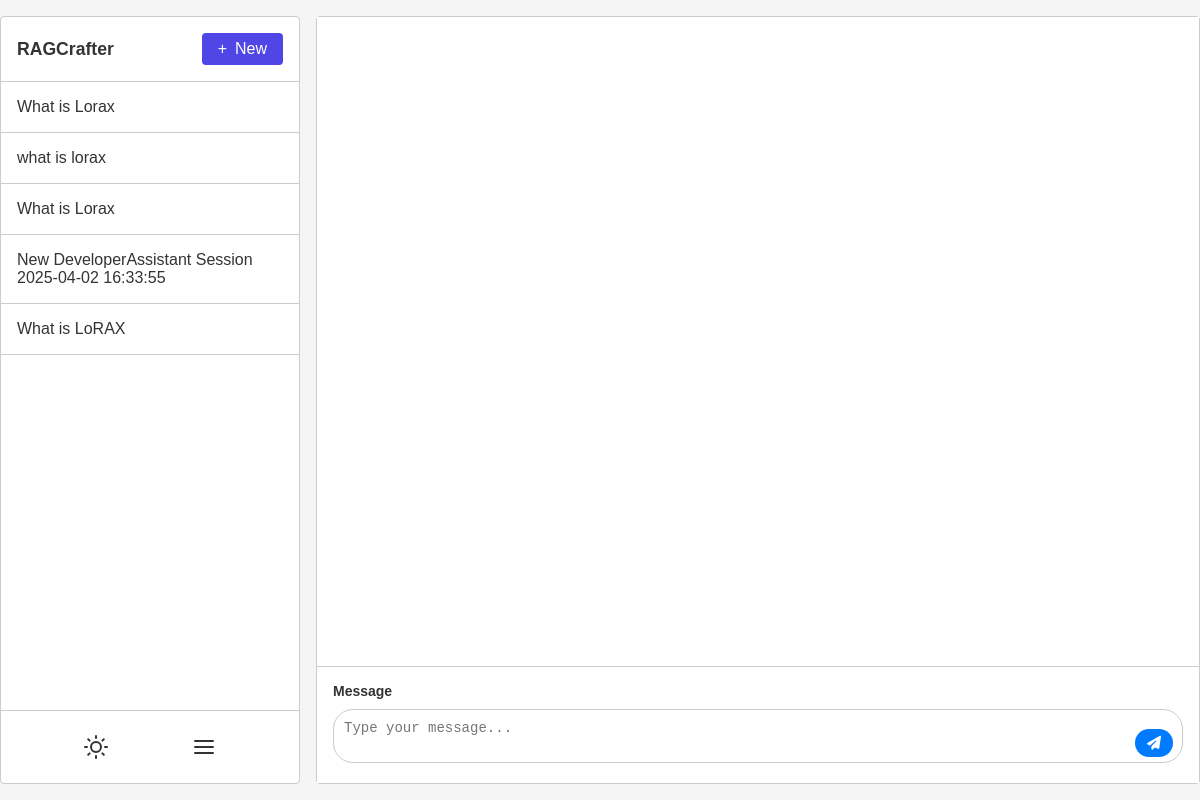
The app's page /developerassistant/, older data.
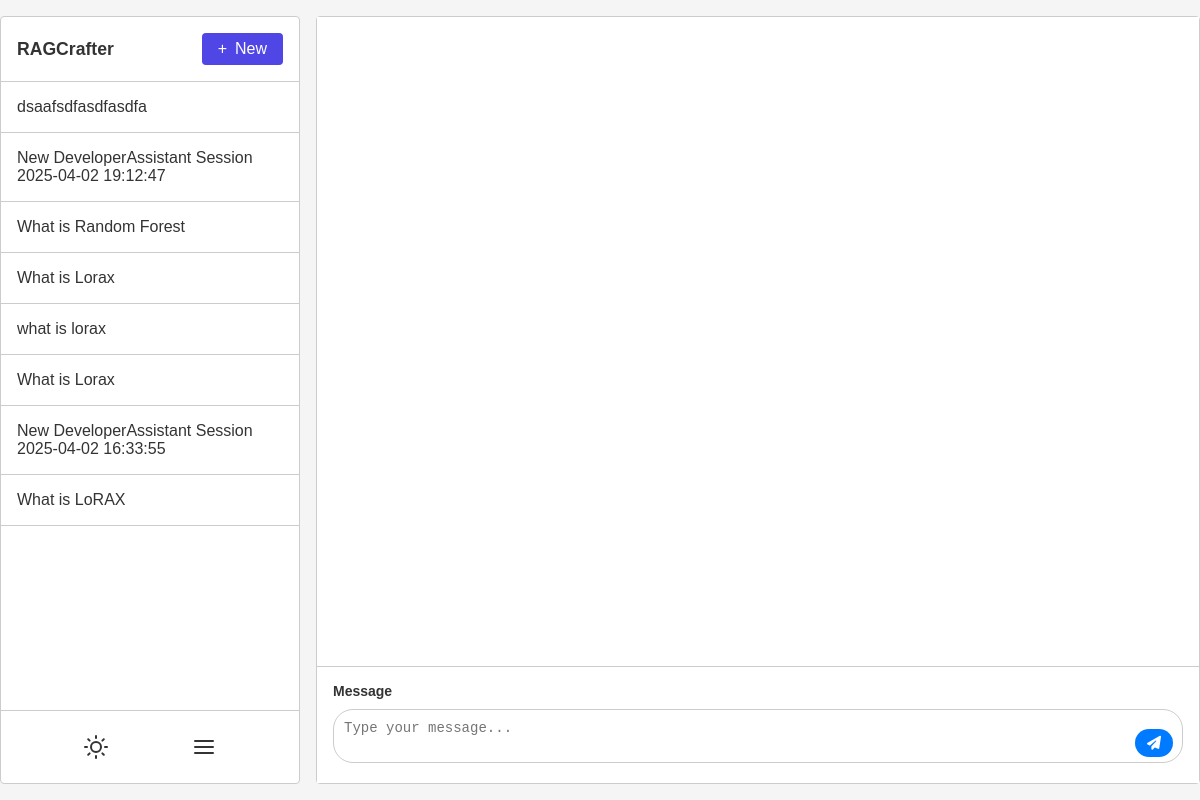
The same page, newer data.
### tables this page shows
CREATE TABLE chat_developerassistant (
                id INTEGER PRIMARY KEY AUTOINCREMENT,
                name TEXT NOT NULL,
                summary TEXT,
                pending_text TEXT,
                language_model TEXT NOT NULL,
                start_chat TEXT NOT NULL
            );

### developerassistant.py (the view, shortened to what this page needs)
@developerassistant_bp.route("/", methods=["GET", "POST"])
def generate_story():
    with sqlite3.connect('database.db') as conn:
        cursor = conn.cursor()
        cursor.execute('SELECT * FROM chat_developerassistant ORDER BY start_chat DESC')
        chats = cursor.fetchall()
    return render_template("developerassistant.html", chats=chats)

### templates/developerassistant.html (shortened to what this page needs)
<!DOCTYPE html>
<html lang="en">
<head>
<link rel="stylesheet" href="https://cdnjs.cloudflare.com/ajax/libs/font-awesome/6.5.1/css/all.min.css">
</head>
<body>
  <main class="main-container">
    <aside class="sidebar">
      <div class="sidebar-header">
        <span class="sidebar-title">RAGCrafter</span>
        <button class="new-chat-btn" onclick="createNewChat()">
          <span class="btn-icon">+</span>
          <span class="btn-text">New</span>
        </button>
      </div>
      <ul id="sidebarList" class="sidebar-list">
        {% for chat in chats %}
        <li class="sidebar-item" onclick="selectChat({{ chat[0] }})">
          {{ chat[1] }}
        </li>
        {% endfor %}
      </ul>
      <div class="sidebar-footer">
        <button class="toggle-mode-btn" onclick="toggleDarkMode()">
        </button>
        <button class="sidebar-toggle-btn" onclick="toggleSidebar()" title="Partial Hide Sidebar">
          <svg xmlns="http://www.w3.org/2000/svg" width="24" height="24"
               fill="none" stroke="currentColor" stroke-width="2"
               stroke-linecap="round" stroke-linejoin="round">
            <line x1="3" y1="12" x2="21" y2="12"></line>
            <line x1="3" y1="6" x2="21" y2="6"></line>
            <line x1="3" y1="18" x2="21" y2="18"></line>
          </svg>
        </button>
      </div>
    </aside>
    <section class="chat-section">
      <div id="chatWindow" class="chat-window">
      </div>
      <div class="input-bar">
        <form onsubmit="sendMessage(event)" class="form-container">
            <label for="userInput" class="input-label">Message</label>
            <div class="input-wrapper">
              <textarea
                id="userInput"
                class="input-field"
                rows="2"
                placeholder="Type your message..."
              ></textarea>
              <button type="submit" id="sendButton" class="send-btn">
                <i class="fas fa-paper-plane"></i>
              </button>
            </div>
          </form>
      </div>
    </section>
  </main>
</body>
</html>

### templates/developerassistant.html (style rules this page uses)
* { margin: 0; padding: 0; box-sizing: border-box; }
:root { --color-bg: #f5f5f5; --color-text: #333; --color-primary: #4f46e5; --color-secondary: #ffffff; --color-border: #ccc; --color-accent: #6366f1; --color-error: #dc2626; }
body { font-family: sans-serif; background-color: var(--color-bg); color: var(--color-text); min-height: 100vh; display: flex; flex-direction: column; }
.main-container { flex: 1; display: flex; height: calc(100vh - 2rem); margin: 1rem auto; width: 100%; gap: 1rem; position: relative; transition: width 0.3s ease; }
.sidebar { background-color: var(--color-secondary); border: 1px solid var(--color-border); width: 300px; flex-shrink: 0; display: flex; flex-direction: column; overflow: hidden; border-radius: 0.25rem; transition: width 0.3s ease; position: relative; }
.sidebar-header { display: flex; align-items: center; justify-content: space-between; padding: 1rem; border-bottom: 1px solid var(--color-border); }
.sidebar-title { font-weight: bold; font-size: 1.1rem; color: var(--color-text); transition: opacity 0.3s ease; overflow: hidden; white-space: nowrap; }
.new-chat-btn { background-color: var(--color-primary); color: #fff; font-size: 1rem; border: none; cursor: pointer; border-radius: 0.25rem; display: flex; align-items: center; height: 2rem; padding: 0 1rem; transition: width 0.3s ease; white-space: nowrap; }
.btn-icon { margin-right: 0.5rem; }
.sidebar-list { flex: 1; overflow-y: auto; list-style: none; transition: opacity 0.3s ease; }
.sidebar-item { padding: 1rem; border-bottom: 1px solid var(--color-border); cursor: pointer; transition: background-color 0.3s; }
.sidebar-footer { border-top: 1px solid var(--color-border); display: flex; flex-direction: row; align-items: center; justify-content: space-evenly; padding: 1rem; gap: 0.5rem; transition: flex-direction 0.3s ease; }
.toggle-mode-btn { background-color: transparent; color: var(--color-text); border: none; cursor: pointer; padding: 0.5rem; border-radius: 50%; width: 40px; height: 40px; display: flex; align-items: center; justify-content: center; }
.light-icon { display: block; }
.sidebar-toggle-btn { background-color: transparent; color: var(--color-text); border: none; cursor: pointer; padding: 0.5rem; border-radius: 50%; width: 40px; height: 40px; display: flex; align-items: center; justify-content: center; }
.chat-section { display: flex; flex-direction: column; border: 1px solid var(--color-border); border-radius: 0.25rem; flex: 1; transition: width 0.3s ease; }
.chat-window { flex: 1; padding: 1rem; overflow-y: auto; background-color: var(--color-secondary); display: flex; flex-direction: column; gap: 0.5rem; }
.input-bar { border-top: 1px solid var(--color-border); background-color: var(--color-secondary); padding: 1rem; }
.form-container { display: flex; flex-direction: column; gap: 10px; width: 100%; }
.input-label { font-size: 14px; font-weight: bold; }
.input-wrapper { position: relative; width: 100%; }
.input-field { width: 100%; padding: 10px 50px 10px 10px; border: 1px solid #ccc; border-radius: 20px; resize: none; font-size: 14px; }
.send-btn { position: absolute; right: 10px; bottom: 10px; border: none; background-color: #007bff; color: white; padding: 6px 12px; border-radius: 15px; cursor: pointer; font-size: 14px; }

Row changes from the older to the newer data that the page shows:
added chat_developerassistant: name "dsaafsdfasdfasdfa"
added chat_developerassistant: name "New DeveloperAssistant Session 2025-04-02 19:12:47"
added chat_developerassistant: name "What is Random Forest"
